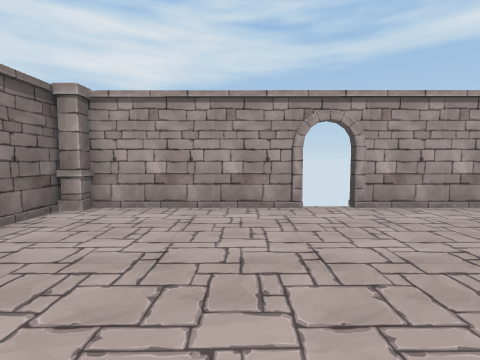
View 1 (above)

16 first-person views from a walk through a 3-D level made in the Unity game engine. The camera is 1.2 m above the floor, tilts 4° down and sees 85° across. The floor is counted in squares, 1 m on a side. Each view is taken from the middle of a square. On the plan, view 1 faces up. The plan holds only what a view shows up to about 12 squares ahead; the rest is blank. The player character is not drawn. Some animated figures are left out. Door leaves are left out, so doorways stand open. Some surface patterns are stand-ins.

View 2
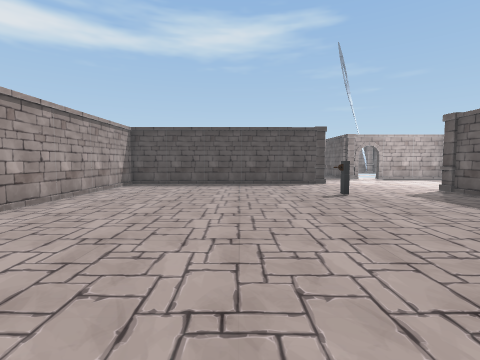

View 3
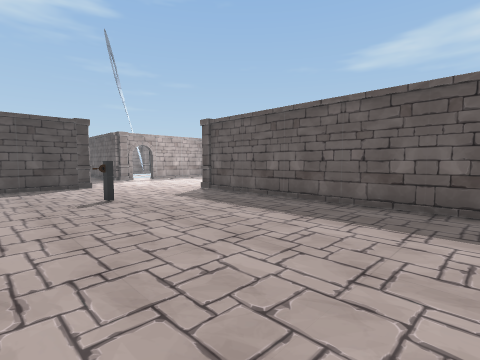

View 4
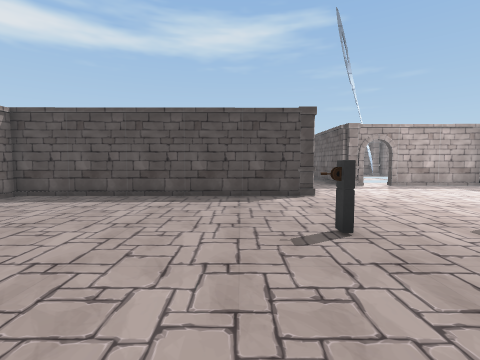

View 5
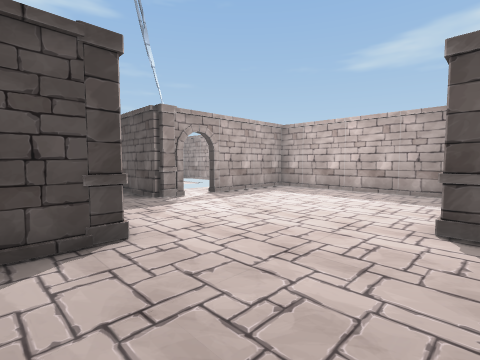

View 6
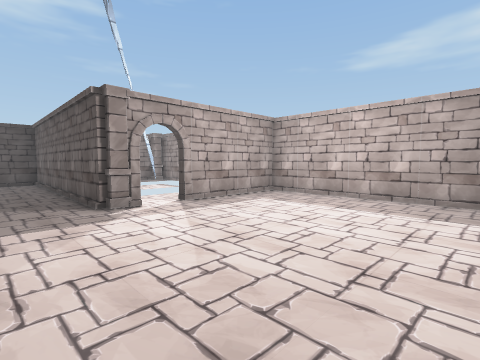

View 7
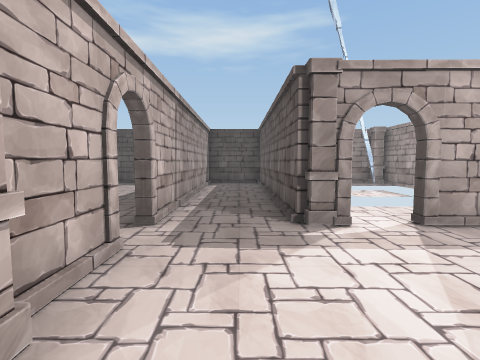

View 8
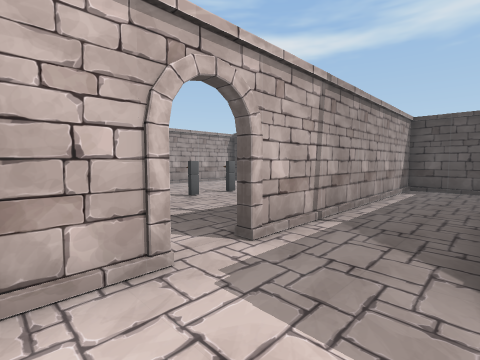

View 9
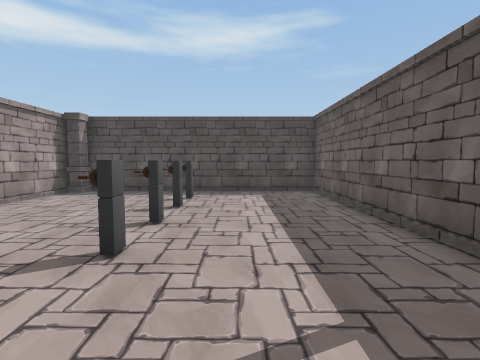

View 10
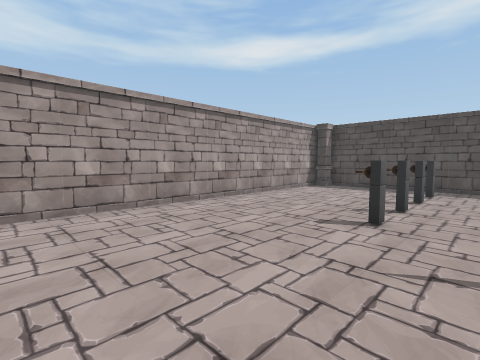

View 11
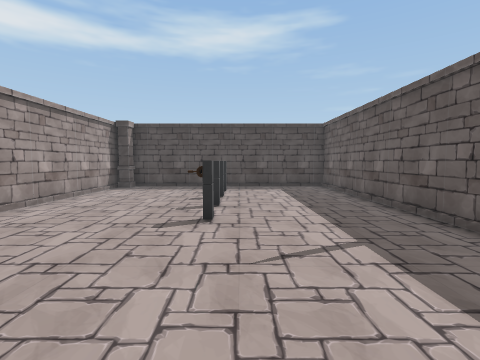

View 12
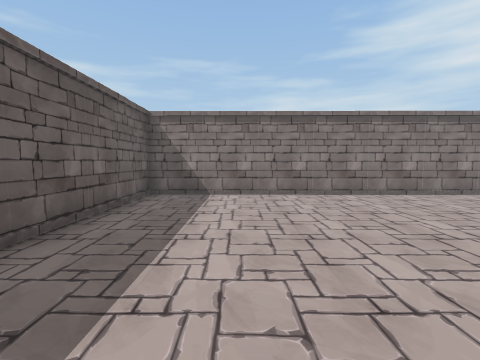

View 13
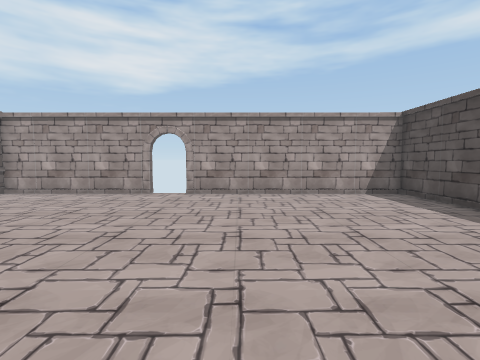

View 14
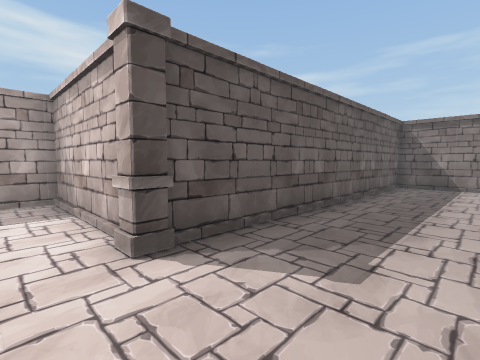

View 15
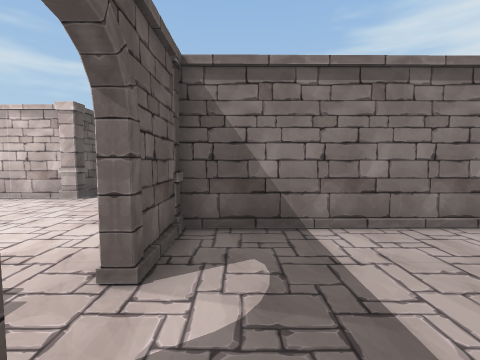

View 16
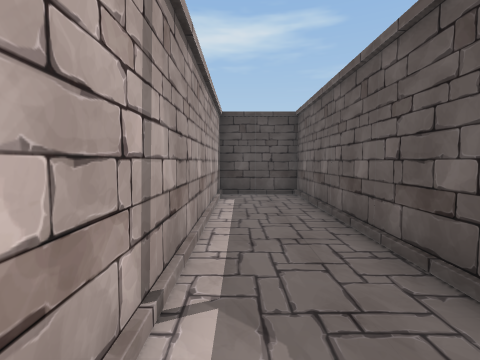

### Floor plan
Points are (right, up) in squares from view 1. A wall is a line through its corners. A room is listed if a view was taken in it or the views show most of it. See-through windows are left out.
Room 1 (views 1, 2, 3, 4, 5, 6, 7, 8, 12, 13, 14, 16)
walls: (11.1, -2.6) (11, 6.8) (3, 6.8); (7.4, -7.8) (7.4, -12.9) (14.8, -12.8) (14.9, -8.5) (15.3, -8.5); (13.5, -3.3) (11.8, -3.3); (1.7, 6.8) (-3.5, 6.9); (15, -6.1) (24.7, -6.1) (24.7, -3.3) (15, -3.3); (-4.5, 6.6) (-4.6, -7.4) (6.6, -7.4)
ways out: open door at (14.5, -3) to room 2; open door at (2.5, 7); open door at (15, -8)
objects: pillar (-4, 6) to (-4, 7); lever (6, -3); pillar (7, -7) to (8, -7); pillar (11, -4) to (11, -3); pillar (15, -7)
Room 2 (views 9, 10, 11, 15)
walls: (15, -3.1) (24.7, -3.1) (24.7, 6.2); (11.3, 2.4) (11.3, -2.6); (24.5, 6.8) (12.2, 6.8); (11.5, -3.1) (13.5, -3.1)
ways out: open door at (14.5, -3) to room 1
objects: lever (17, 2); lever (19, 2); lever (21, 2); lever (22, 2) to (23, 2); pillar (24, 6)

Where each view was taken, in squares from view 1:
view 1: 0 up, 0 right, facing up
view 2: 1 up, 3 left, facing right
view 3: 0 up, 2 left, facing down-right
view 4: 1 down, 2 right, facing right
view 5: 2 down, 7 right, facing down-right
view 6: 4 down, 8 right, facing down-right
view 7: 5 down, 10 right, facing right
view 8: 6 down, 12 right, facing up-right
view 9: 0 up, 14 right, facing right
view 10: 0 up, 12 right, facing up-right
view 11: 1 up, 12 right, facing right
view 12: 4 down, 5 right, facing left
view 13: 3 down, 5 right, facing up
view 14: 4 down, 9 right, facing down-left
view 15: 2 down, 16 right, facing left
view 16: 4 down, 15 right, facing right
